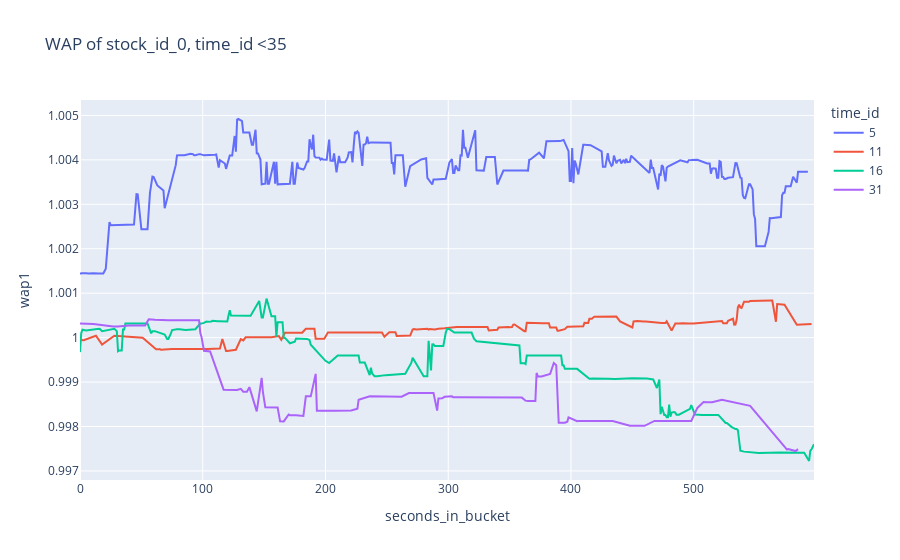

Notebook cell for this chart:
### Code cell
# Sample
book_train_t5_t11 = book_train[(book_train['stock_id'] == 0) & (book_train['time_id'] < 35)].copy()
add_wap(book_train_t5_t11)
fig = px.line(book_train_t5_t11, x="seconds_in_bucket", y="wap1", title='WAP of stock_id_0, time_id <35', color='time_id')
fig.show()

### Figure 1 — Plotly figure (JSON) as saved in the notebook; plotly's stock layout.template omitted (floating-point values rounded to 4 significant figures; data arrays with more than 128 entries replaced by an {"elided": "..."} marker saying what was removed)
{"data": [{"hovertemplate": "time_id=5<br>seconds_in_bucket=%{x}<br>wap1=%{y}<extra></extra>", "legendgroup": "5", "line": {"color": "#636efa", "dash": "solid"}, "mode": "lines", "name": "5", "orientation": "v", "showlegend": true, "type": "scatter", "x": {"elided": "302 int values"}, "xaxis": "x", "y": {"elided": "302 float values"}, "yaxis": "y"}, {"hovertemplate": "time_id=11<br>seconds_in_bucket=%{x}<br>wap1=%{y}<extra></extra>", "legendgroup": "11", "line": {"color": "#EF553B", "dash": "solid"}, "mode": "lines", "name": "11", "orientation": "v", "showlegend": true, "type": "scatter", "x": {"elided": "200 int values"}, "xaxis": "x", "y": {"elided": "200 float values"}, "yaxis": "y"}, {"hovertemplate": "time_id=16<br>seconds_in_bucket=%{x}<br>wap1=%{y}<extra></extra>", "legendgroup": "16", "line": {"color": "#00cc96", "dash": "solid"}, "mode": "lines", "name": "16", "orientation": "v", "showlegend": true, "type": "scatter", "x": {"elided": "188 int values"}, "xaxis": "x", "y": {"elided": "188 float values"}, "yaxis": "y"}, {"hovertemplate": "time_id=31<br>seconds_in_bucket=%{x}<br>wap1=%{y}<extra></extra>", "legendgroup": "31", "line": {"color": "#ab63fa", "dash": "solid"}, "mode": "lines", "name": "31", "orientation": "v", "showlegend": true, "type": "scatter", "x": [0, 3, 11, 27, 31, 40, 53, 56, 59, 61, 72, 88, 93, 94, 97, 98, 99, 101, 102, 103, 104, 105, 106, 117, 118, 119, 120, 122, 128, 131, 133, 134, 135, 136, 138, 140, 144, 148, 149, 151, 161, 163, 166, 170, 171, 176, 182, 184, 188, 192, 193, 208, 218, 221, 226, 227, 236, 262, 268, 269, 272, 286, 288, 291, 292, 295, 297, 303, 304, 307, 309, 310, 311, 318, 319, 345, 353, 356, 360, 363, 365, 371, 372, 373, 374, 375, 376, 383, 385, 386, 388, 390, 391, 392, 395, 397, 398, 405, 406, 434, 447, 448, 453, 460, 468, 470, 473, 498, 503, 508, 511, 515, 523, 546, 548, 576, 577, 581, 583, 585], "xaxis": "x", "y": [1.0, 1.0, 1.0, 1.0, 1.0, 1.0, 1.0, 1.0, 1.0, 1.0, 1.0, 1.0, 1.0, 1.0, 1.0, 1.0, 1.0, 0.9997, 0.9997, 0.9997, 0.9997, 0.9997, 0.9997, 0.9988, 0.9988, 0.9988, 0.9988, 0.9988, 0.9988, 0.9988, 0.9988, 0.9988, 0.9988, 0.9988, 0.9989, 0.9987, 0.9983, 0.9991, 0.9988, 0.9984, 0.9984, 0.9981, 0.9981, 0.9983, 0.9983, 0.9983, 0.9982, 0.9987, 0.9987, 0.9992, 0.9984, 0.9984, 0.9984, 0.9984, 0.9984, 0.9986, 0.9987, 0.9987, 0.9988, 0.9988, 0.9988, 0.9988, 0.9988, 0.9984, 0.9986, 0.9986, 0.9987, 0.9987, 0.9987, 0.9987, 0.9987, 0.9986, 0.9986, 0.9987, 0.9987, 0.9987, 0.9987, 0.9987, 0.9987, 0.9986, 0.9986, 0.9986, 0.9992, 0.9991, 0.9991, 0.9991, 0.9991, 0.9992, 0.9994, 0.9994, 0.9994, 0.9981, 0.9981, 0.9981, 0.9981, 0.9981, 0.9982, 0.9981, 0.9981, 0.9981, 0.998, 0.998, 0.998, 0.998, 0.9981, 0.9981, 0.9981, 0.9981, 0.9984, 0.9985, 0.9985, 0.9985, 0.9986, 0.9985, 0.9984, 0.9975, 0.9975, 0.9975, 0.9974, 0.9975], "yaxis": "y"}], "layout": {"legend": {"title": {"text": "time_id"}, "tracegroupgap": 0}, "title": {"text": "WAP of stock_id_0, time_id <35"}, "xaxis": {"anchor": "y", "domain": [0, 1], "title": {"text": "seconds_in_bucket"}}, "yaxis": {"anchor": "x", "domain": [0, 1], "title": {"text": "wap1"}}}}
